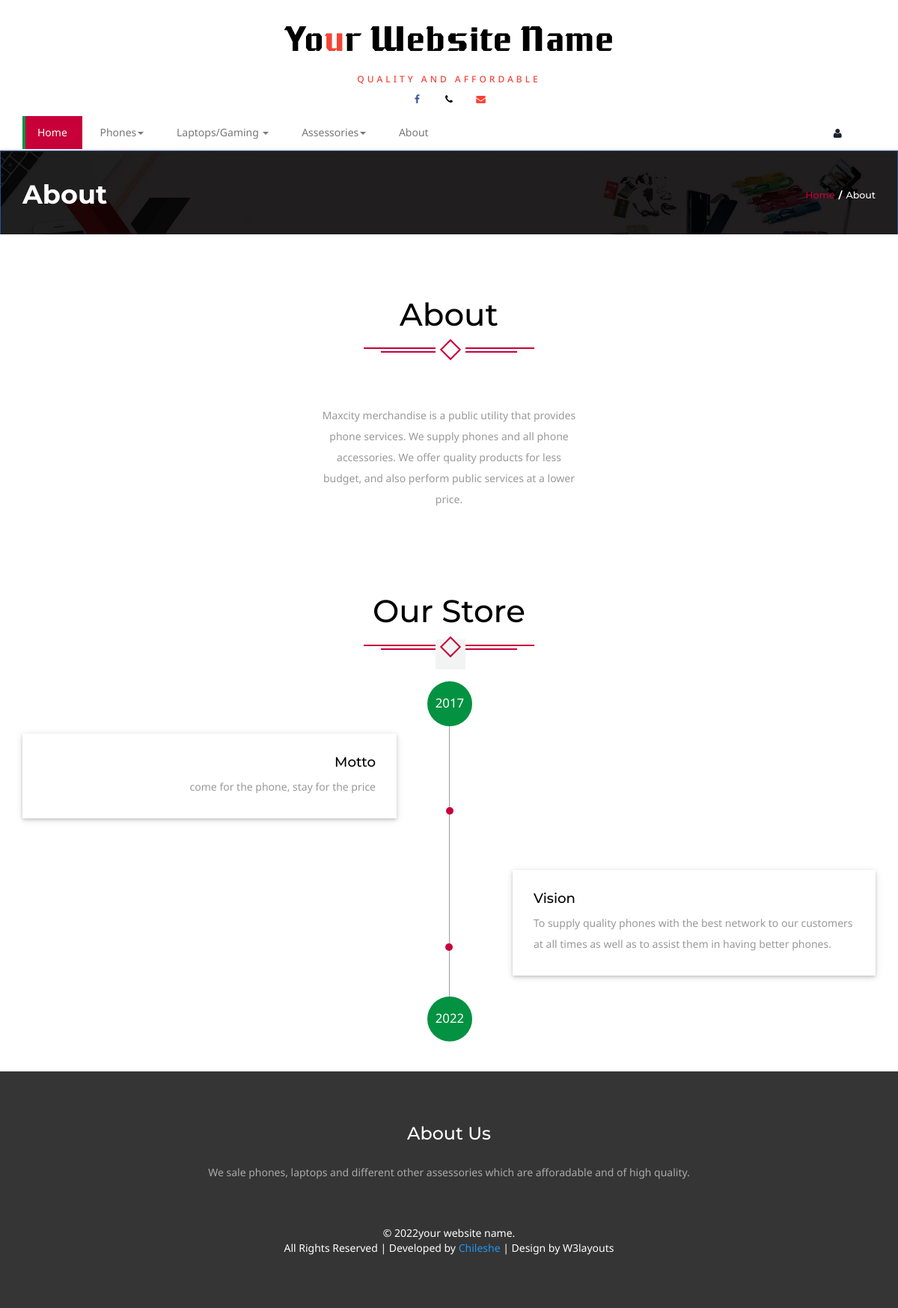
Page /about.php on the committed database.
### tables this page shows
CREATE TABLE `about` (
  `ID` int(11) NOT NULL,
  `motto` text NOT NULL,
  `About` text NOT NULL,
  `Address` text NOT NULL,
  `email` text NOT NULL,
  `contact` text NOT NULL,
  `year` int(11) NOT NULL,
  `company_description` text NOT NULL,
  `company_motto` text NOT NULL,
  `company_vision` text NOT NULL,
  `theme` text NOT NULL
);

### includes/data.php (called while the page is built, shortened)
<?php
$about = mysqli_query($con,"SELECT * FROM about where ID=1");
$value = mysqli_fetch_assoc($about);
$abt = mysqli_real_escape_string($con,$value['About']);
$gmail = mysqli_real_escape_string($con,$value['email']);
$contact = mysqli_real_escape_string($con,$value['contact']);
$year = mysqli_real_escape_string($con,$value['year']);
$motto = mysqli_real_escape_string($con,$value['motto']);
$cdesc = mysqli_real_escape_string($con,$value['company_description']);
$cmotto = mysqli_real_escape_string($con,$value['company_motto']);
$cvision = mysqli_real_escape_string($con,$value['company_vision']);
						?>

### db/session.php (called while the page is built, shortened)
<?php
  $bool= (isset($_SESSION['mcmuser'])&&$_SESSION['user_Id']!="");
?>

### about.php (the view, shortened to what this page needs)
<?php
	include "db/db.php";
	include "includes/data.php";
?>
<!DOCTYPE html>
<html>
<head>
	<?php include "includes/meta_links.php"; ?>
</head>
<body>
<?php include "includes/header.php"; ?>
<div class="banner-top">
	<div class="container">
		<h3 >About</h3>
		<h4><a href="index.html">Home</a><label>/</label>About</h4>
		<div class="clearfix"> </div>
	</div>
</div>
	<div class="about-w3 ">
			<div class="container">
		<div  class="about">
		<div class="spec ">
				<h3>About</h3>
					<div class="ser-t">
						<span><i></i></span>
					</div>
			</div>
			<div class="col-md-4 about-right">
			</div>
			<div class="col-md-4 about-left">
				<center><p><?php echo$cdesc; ?></p></center>
			</div>
			<div class="col-md-4 about-right">
			</div>
			<div class="clearfix"> </div>
		</div>
	</div>
	<div class="">
		<div class="container">
			<div class="spec spec-w3ls">
				<h3>Our Store</h3>
					<div class="ser-t">
						<span><i></i></span>
					</div>
			</div>
			<div class="work-info">
				<div class="col-md-6 work-left">
					<div class=" work-w3 w3-card-2 ">
						<h5> Motto</h5>
						<p><?php echo$cmotto; ?></p>
					</div>
					<label></label>
				</div>
				<div class="col-md-6 work-right">
					<div class="w3-card-2 work-w31">
						<h5> Vision</h5>
						<p><?php echo$cvision; ?></p>
					</div>
					<label></label>
				</div>
				<div class="clearfix"> </div>
				<span> 2017</span>
			</div>
			<div class="work-info">
				<span><?php echo$year;?></span>
			</div>
		</div><br /><br/><br/><br/><br/>
	</div>
	</div>
<?php include "Includes/footer.php"; ?>
</body>
</html>

### includes/header.php (shortened to what this page needs)
<?php include "db/session.php"; ?>
<div class="header ">
		<div class="container " >
			<div class="logo" style="margin-top:2em">
				<h1 class="w3-text-white"><a href="index.php"><div class="title" style="font-family:'gg'; margin-bottom:0.5em">Yo<font class="w3-text-red">u</font>r Website Name</div><span class=" mt-2 w3-text-red"><?php echo$motto; ?></span></a></h1>
			</div>
			<div class="header-ri">
				<ul class="social-top">
					<li><a href="https://web.facebook.com/MaxCityMerchandise" target="_blank" class="icon facebook"><i class="fa fa-facebook" aria-hidden="true"></i><span></span></a></li>
					<li><a href="tel:<?php echo$contact;?>" class="icon twitter" target="_blank"><i class="fa fa-phone" aria-hidden="true"></i><span></span></a></li>
					<li><a href="mailto:<?php echo$gmail;?>" class="icon pinterest" target="_blank"><i class="fa fa-envelope w3-text-red w3-text-hover-white" aria-hidden="true"></i><span></span></a></li>
					</ul>
			</div>
				<div class="nav-top">
					<nav class="navbar navbar-default">
					<div class="collapse navbar-collapse" id="bs-megadropdown-tabs">
						<ul class="nav navbar-nav ">
							<li class=" active"><a href="index.php" class="hyper "><span>Home</span></a></li>
							<li class="dropdown ">
								<a href="#" class="dropdown-toggle  hyper" data-toggle="dropdown" ><span>Phones<b class="caret"></b></span></a>
							</li>
							<li class="dropdown">
								<a href="#" class="dropdown-toggle hyper" data-toggle="dropdown" ><span> Laptops/Gaming <b class="caret"></b></span></a>
							</li>
							<li class="dropdown">
								<a href="#" class="dropdown-toggle hyper" data-toggle="dropdown" ><span>Assessories<b class="caret"></b></span></a>
							</li>
							<li><a href="about.php" class="hyper"> <span>About</span></a></li>
						</ul>
					</div>
					</nav>
					 <div class="cart" >
					<?php
						if($bool){
							echo "<span id='darkname'>".$admin_ID."</span>";
							echo '<a href="login/logout.php" id="darkname"> <span class="fa fa-sign-out w3-hover-text-white w3-hover-black" style="margin-left:1em; padding:5px 5px 5px 6px; border-radius:50% 0 50% 0;"><span class="badge badge-notify my-cart-badge"></span></span></a>';
						}else{
							echo '<a href="login/index.php" id="darkname"> <span class="fa fa-user w3-hover-text-white w3-hover-black" style="padding:5px 5px 5px 6px; border-radius:50% 0 50% 0;"><span class="badge badge-notify my-cart-badge"></span></span></a>';
						}
					?>
					</div>
					<div class="clearfix"></div>
				</div>
				</div>
</div>

### includes/footer.php
<div class="footer">
	<div class="container">
		<center>
			<div class="col-md-12 footer-grid">
				<h3>About Us</h3>
				<p><?php echo $abt;?></p>
			</div>
		</center>
		<div class="clearfix"></div>
		<div class="copy-right">
			<p> &copy; <?php echo$year; ?>your website name.<br/> All Rights Reserved | Developed by <a class="w3-text-blue" href="https://web.facebook.com/profile.php?id=100075419949763" target="_blank">Chileshe</a> | Design by  <a href="http://w3layouts.com/"> W3layouts</a></p>
		</div>
	</div>
</div>

### css/w3.css (style rules this page uses)
.w3-navbar a,.w3-topnav a,.w3-sidenav a,.w3-dropnav a,.w3-pagination li a,.w3-hoverable tbody tr,.w3-btn,.w3-btn-floating,.w3-btn-floating-large,.w3-hover-opacity,.w3-hover-shadow,.w3-accordion-content a,.w3-dropdown-content a,.w3-dropdown-click:hover,.w3-dropdown-hover:hover,.w3-opennav,.w3-closenav,.w3-closebtn, .w3-hover-amber,.w3-hover-aqua,.w3-hover-blue,.w3-hover-light-blue,.w3-hover-brown,.w3-hover-cyan,.w3-hover-blue-grey,.w3-hover-green,.w3-hover-light-green,.w3-hover-indigo,.w3-hover-khaki,.w3-hover-lime,.w3-hover-orange,.w3-hover-deep-orange,.w3-hover-pink, .w3-hover-purple,.w3-hover-deep-purple,.w3-hover-red,.w3-hover-sand,.w3-hover-teal,.w3-hover-yellow,.w3-hover-white,.w3-hover-black,.w3-hover-grey,.w3-hover-light-grey,.w3-hover-dark-grey,.w3-hover-text-amber,.w3-hover-text-aqua,.w3-hover-text-blue,.w3-hover-text-light-blue, .w3-hover-text-brown,.w3-hover-text-cyan,.w3-hover-text-blue-grey,.w3-hover-text-green,.w3-hover-text-light-green,.w3-hover-text-indigo,.w3-hover-text-khaki,.w3-hover-text-lime,.w3-hover-text-orange,.w3-hover-text-deep-orange,.w3-hover-text-pink,.w3-hover-text-purple, .w3-hover-text-deep-purple,.w3-hover-text-red,.w3-hover-text-sand,.w3-hover-text-teal,.w3-hover-text-yellow,.w3-hover-text-white,.w3-hover-text-black,.w3-hover-text-grey,.w3-hover-text-light-grey,.w3-hover-text-dark-grey { -webkit-transition:all 0.3s ease;transition:all 0.3s ease }
.w3-card-2,.w3-example { box-shadow:0 2px 4px 0 rgba(0,0,0,0.16),0 2px 10px 0 rgba(0,0,0,0.12) !important }
.w3-text-blue,.w3-hover-text-blue:hover { color:#2196F3 !important }
.w3-text-red,.w3-hover-text-red:hover { color:#f44336 !important }
.w3-text-white,.w3-hover-text-white:hover { color:#fff !important }

### rows in the picture
about: motto "QUALITY AND AFFORDABLE", company_description "Maxcity merchandise is a public utility that provides phone services. We supply phones and all phone accessories. We offer quality products for less budget, and also perform public services at a lower price.", company_motto "come for the phone, stay for the price", company_vision "To supply quality phones with the best network to our customers at all times as well as to assist them in having better phones.", year "2022", About "We sale phones, laptops and different other assessories which are afforadable and of high quality."
